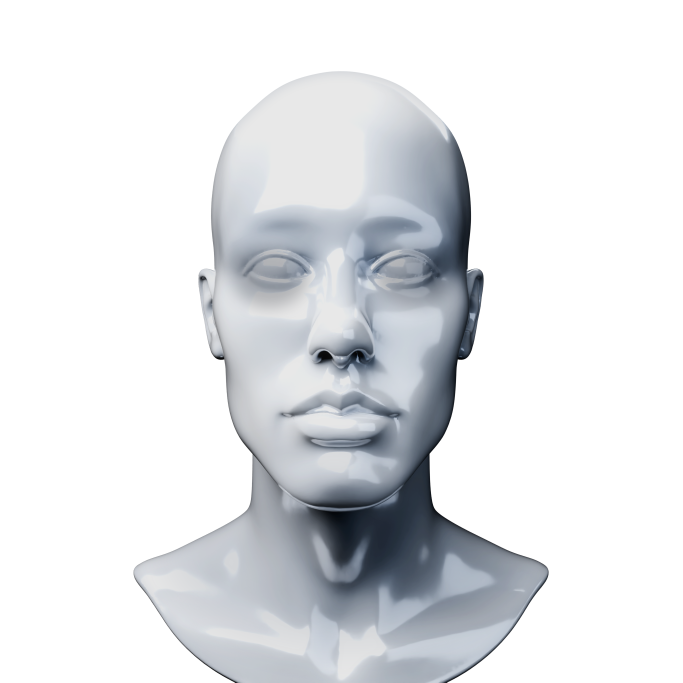
#> input picture apps/meridian/assets/ace-face-render.png, 2048 x 2048 px (shown at 1/3 size)
$ python grade_ace_frames.py
#> lines starting #> are read from the running program, lines starting #| are printed output that depends on the picture
from pathlib import Path

from PIL import Image, ImageChops, ImageDraw, ImageEnhance, ImageFilter, ImageOps


ROOT = Path(__file__).resolve().parents[1]
ASSETS = ROOT / "apps" / "meridian" / "assets"

FRAME_NAMES = [
    "ace-face-render.png",
    "ace-face-viseme-jaw.png",
    "ace-face-viseme-oo.png",
    "ace-face-viseme-ee.png",
    "ace-face-focus-brow.png",
    "ace-face-serene-smile.png",
]


def ellipse_mask(size: tuple[int, int], box: tuple[float, float, float, float], blur: float, level: int = 255) -> Image.Image:
    mask = Image.new("L", size, 0)
    draw = ImageDraw.Draw(mask)
    draw.ellipse(tuple(int(v) for v in box), fill=level)
    return mask.filter(ImageFilter.GaussianBlur(blur))


def limited(mask: Image.Image, factor: float) -> Image.Image:
    return mask.point(lambda v: max(0, min(255, int(v * factor))))


def grade_frame(name: str) -> None:
#> called with name = 'ace-face-render.png'
    image = Image.open(ASSETS / name).convert("RGBA")
#> image is the input picture: PIL image 2048x2048 RGBA; mean R, G, B, A 56.6, 58.5, 61.2, 84.8
    alpha = image.getchannel("A")
    rgb = image.convert("RGB")

    rgb = ImageEnhance.Contrast(rgb).enhance(1.18)
    rgb = ImageEnhance.Brightness(rgb).enhance(0.90)

    luma = ImageOps.grayscale(rgb)
    shadows = ImageOps.invert(ImageOps.autocontrast(luma)).filter(ImageFilter.GaussianBlur(18))
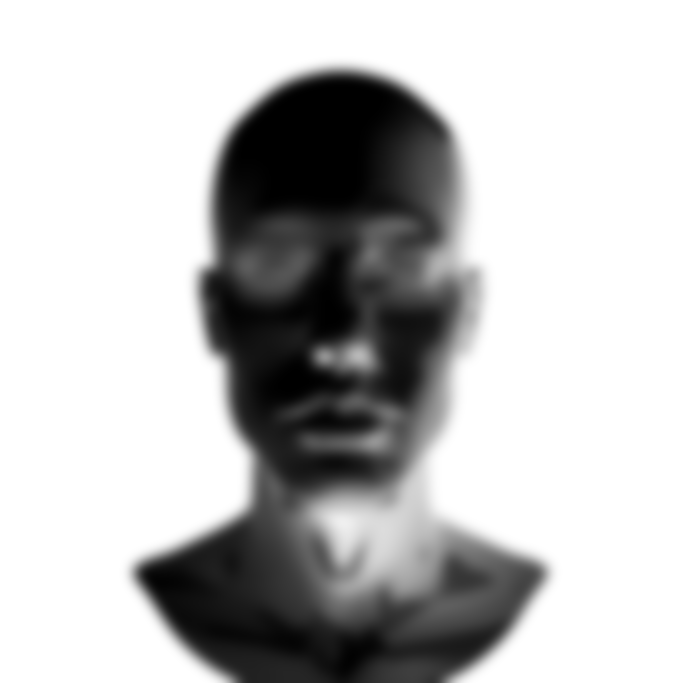
#> shadows: PIL image 2048x2048 L (shown at 1/3 size); min 0, max 255, mean 190.5
    highlights = ImageOps.autocontrast(luma).filter(ImageFilter.GaussianBlur(14))

    shadow_tone = Image.new("RGB", rgb.size, (132, 150, 178))
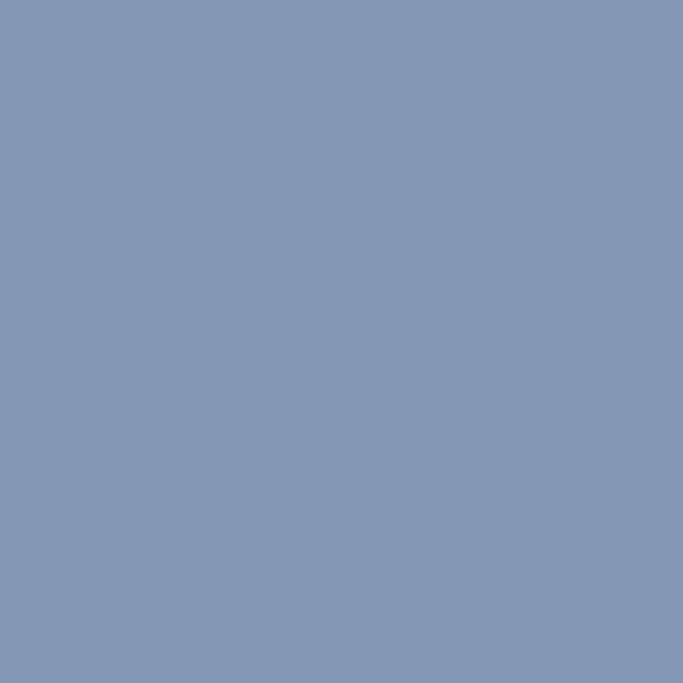
#> shadow_tone: PIL image 2048x2048 RGB (shown at 1/3 size); mean R, G, B 132, 150, 178
    rgb = Image.composite(ImageChops.multiply(rgb, shadow_tone), rgb, limited(shadows, 0.30))
#> in limited, `return mask.point(lambda v: max(0, min(255, int(v * factor))))`:
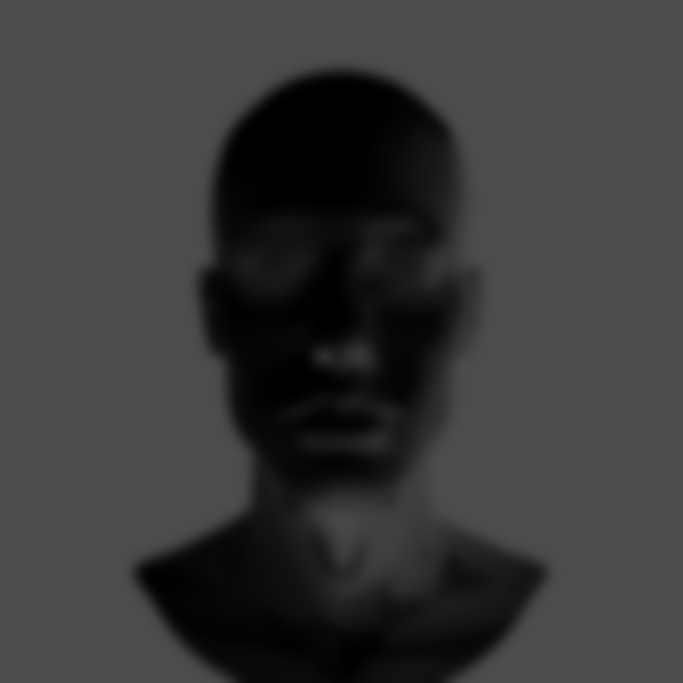
#> returned value: PIL image 2048x2048 L (shown at 1/3 size); min 0, max 76, mean 56.7

    cool_plate = Image.new("RGB", rgb.size, (226, 236, 248))
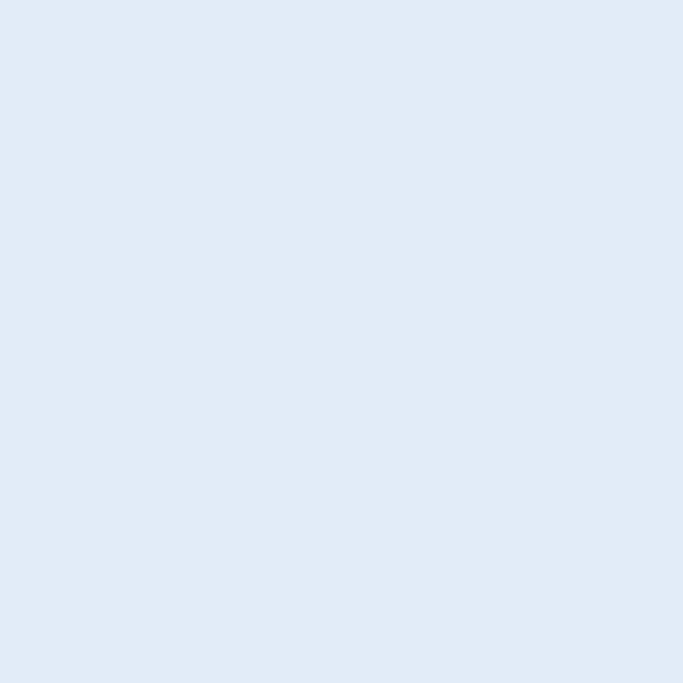
#> cool_plate: PIL image 2048x2048 RGB (shown at 1/3 size); mean R, G, B 226, 236, 248
    rgb = Image.composite(ImageChops.screen(rgb, cool_plate), rgb, limited(highlights, 0.12))

    eye_mask_left = ellipse_mask(rgb.size, (rgb.width * 0.34, rgb.height * 0.36, rgb.width * 0.45, rgb.height * 0.45), 22)
#> in ellipse_mask, `mask = Image.new("L", size, 0)`: mask: PIL image 2048x2048 L; every value is 0
    eye_mask_right = ellipse_mask(rgb.size, (rgb.width * 0.55, rgb.height * 0.36, rgb.width * 0.66, rgb.height * 0.45), 22)
    eye_mask = ImageChops.lighter(eye_mask_left, eye_mask_right)
    eye_mask = ImageChops.multiply(eye_mask, alpha)
    eye_tone = Image.new("RGB", rgb.size, (28, 34, 46))
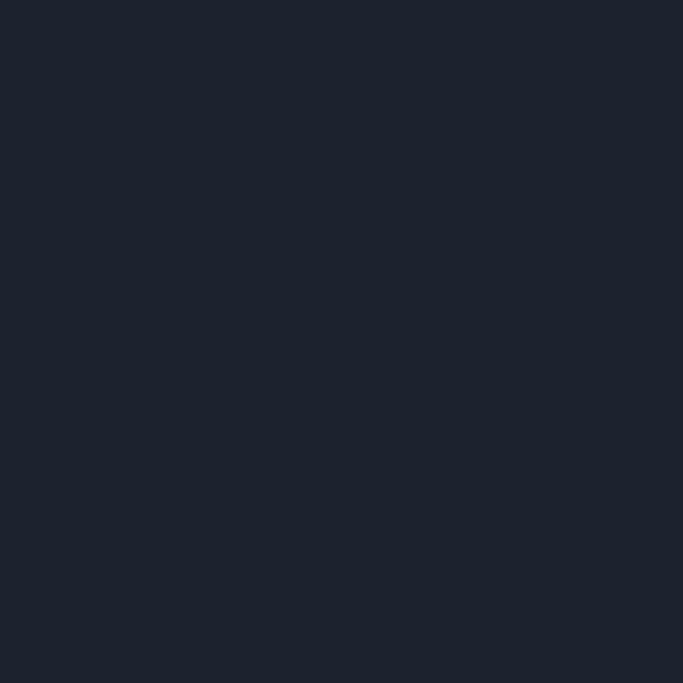
#> eye_tone: PIL image 2048x2048 RGB (shown at 1/3 size); mean R, G, B 28, 34, 46
    rgb = Image.composite(ImageChops.multiply(rgb, eye_tone), rgb, limited(eye_mask, 0.26))

    jaw_shadow = ellipse_mask(rgb.size, (rgb.width * 0.24, rgb.height * 0.66, rgb.width * 0.78, rgb.height * 0.95), 56)
    jaw_shadow = ImageChops.multiply(jaw_shadow, alpha)
    jaw_tone = Image.new("RGB", rgb.size, (156, 166, 182))
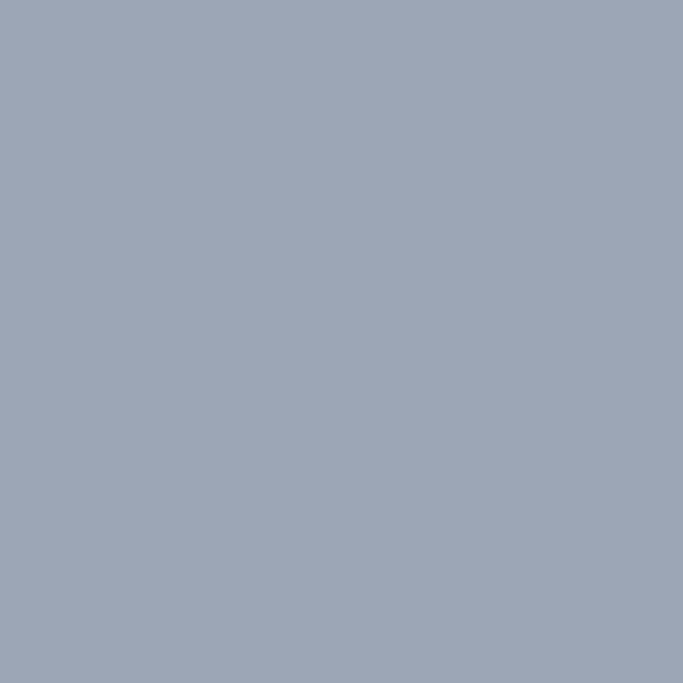
#> jaw_tone: PIL image 2048x2048 RGB (shown at 1/3 size); mean R, G, B 156, 166, 182
    rgb = Image.composite(ImageChops.multiply(rgb, jaw_tone), rgb, limited(jaw_shadow, 0.22))
#> call 4 of limited, with factor = 0.22
#> in limited (call 4), `return mask.point(lambda v: max(0, min(255, int(v * factor))))`:
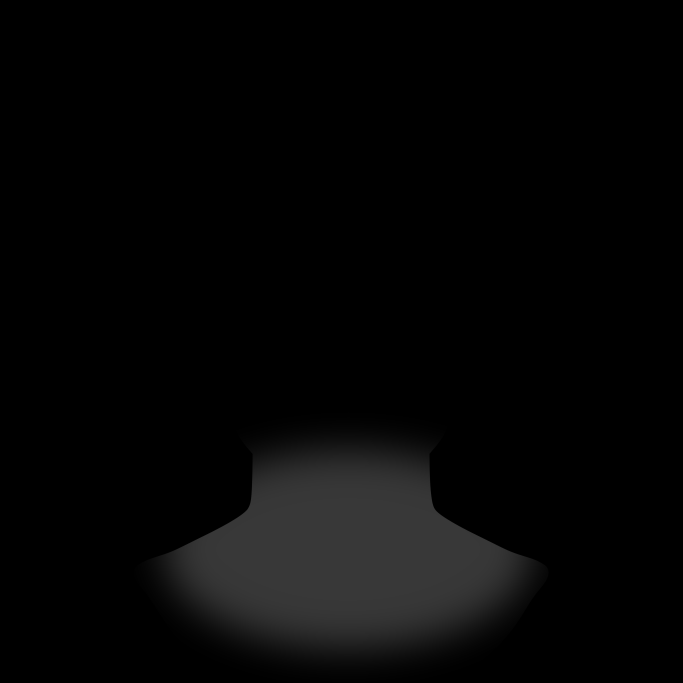
#> returned value: PIL image 2048x2048 L (shown at 1/3 size); min 0, max 56, mean 5.7

    out = rgb.convert("RGBA")
    out.putalpha(alpha)
    out.save(ASSETS / name)


def main() -> None:
    for name in FRAME_NAMES:
        grade_frame(name)
#> pass 2 of the loop in main, `for name in FRAME_NAMES:`:
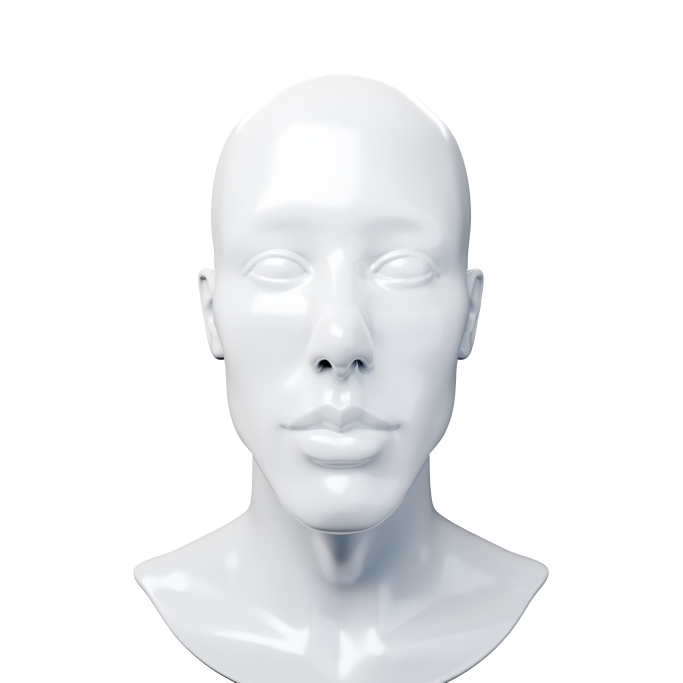
#> input picture apps/meridian/assets/ace-face-viseme-jaw.png, 2048 x 2048 px (shown at 1/3 size)
#> in grade_frame, image is the input picture: PIL image 2048x2048 RGBA; mean R, G, B, A 71.7, 72.6, 73.9, 84.8
#> in limited (call 5), `return mask.point(lambda v: max(0, min(255, int(v * factor))))`:
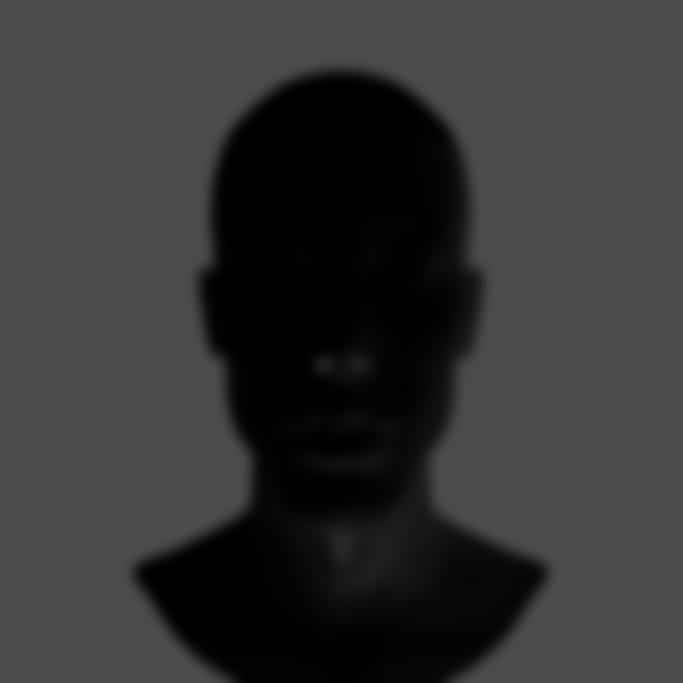
#> returned value: PIL image 2048x2048 L (shown at 1/3 size); min 0, max 76, mean 52.3
#> in grade_frame (call 2), `out.putalpha(alpha)`:
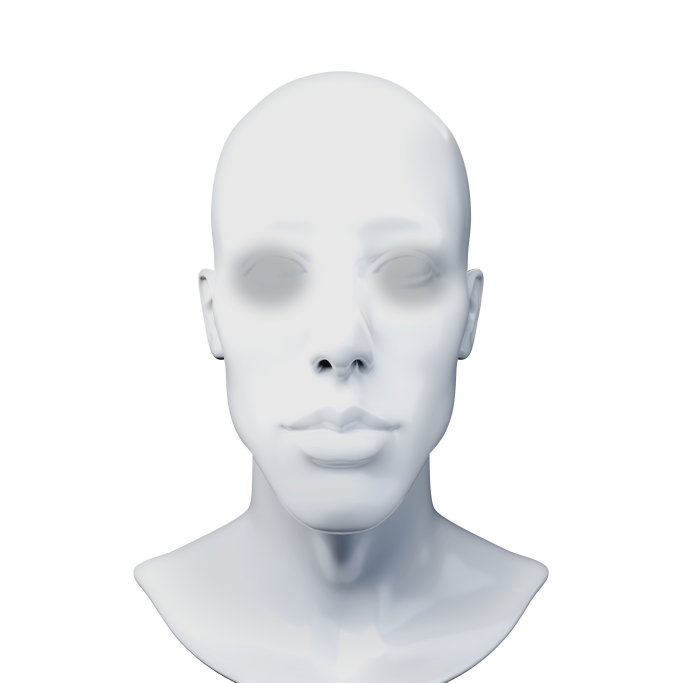
#> out: PIL image 2048x2048 RGBA (shown at 1/3 size); mean R, G, B, A 68.6, 69.7, 71.1, 84.8; transparent parts drawn white
#> pass 3 of the loop in main, `for name in FRAME_NAMES:`:
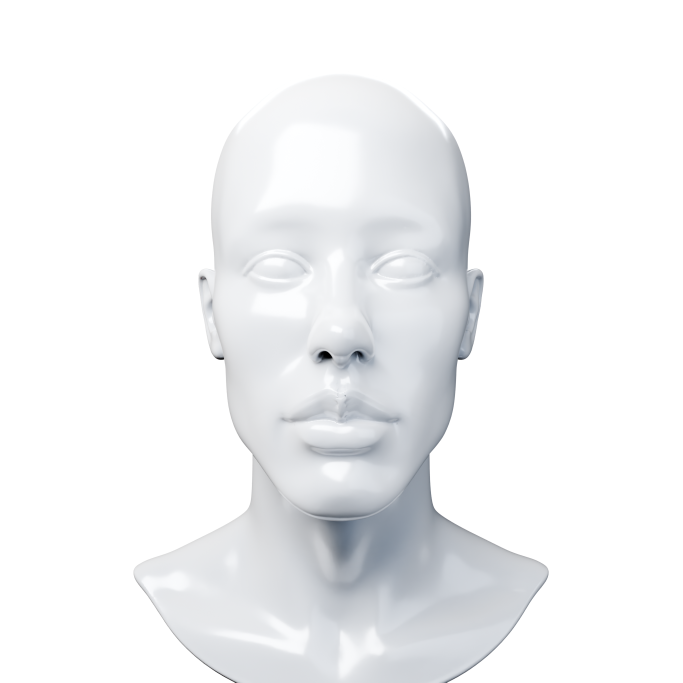
#> input picture apps/meridian/assets/ace-face-viseme-oo.png, 2048 x 2048 px (shown at 1/3 size)
#> in grade_frame, image is the input picture: PIL image 2048x2048 RGBA; mean R, G, B, A 71.6, 72.5, 73.8, 84.8
#> in grade_frame (call 3), `rgb = ImageEnhance.Contrast(rgb).enhance(1.18)`:
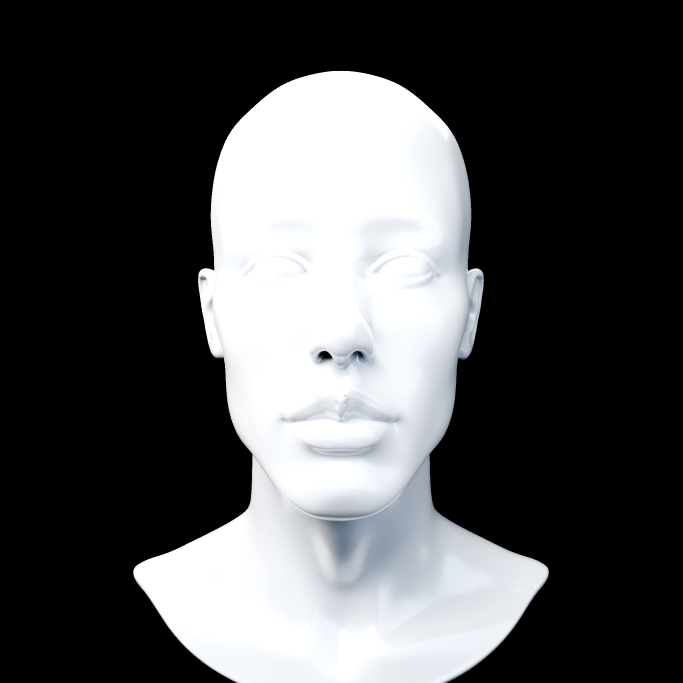
#> rgb: PIL image 2048x2048 RGB (shown at 1/3 size); mean R, G, B 78.3, 79.2, 80.3
#> in grade_frame (call 3), `rgb = ImageEnhance.Brightness(rgb).enhance(0.90)`:
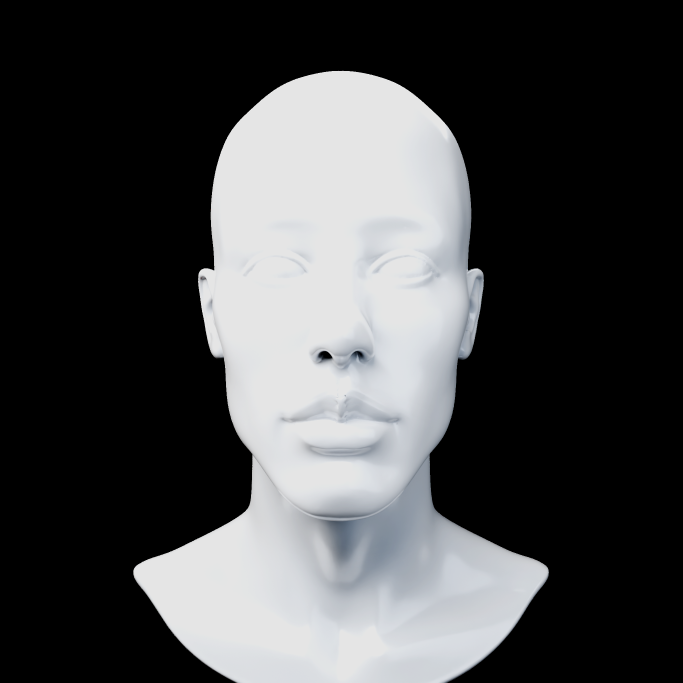
#> rgb: PIL image 2048x2048 RGB (shown at 1/3 size); mean R, G, B 70.3, 71.1, 72.1
#> the loop made 6 passes; the first 3 are shown
    print("Graded Ace face frames")


if __name__ == "__main__":
    main()
